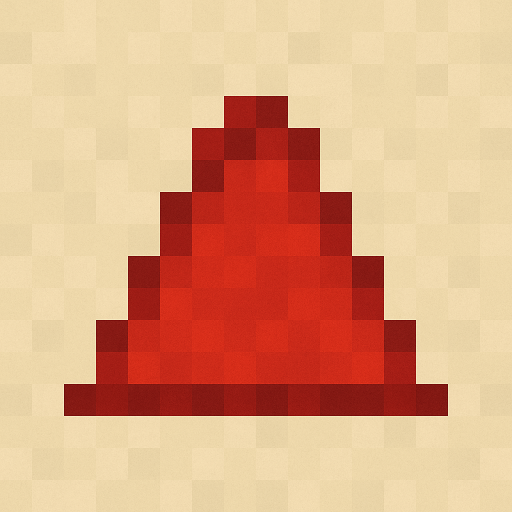
#> input picture input/20250610_1843_Red Triangle Pixel Art_simple_compose_01jxeafmtye8v8zpqyn290t9nb.png, 1024 x 1024 px (shown at 1/2 size); its folder holds 8 pictures in this run
$ python test_all_images.py
#> lines starting #> are read from the running program, lines starting #| are printed output that depends on the picture; after the words box and inside, x2 and y2 are one past the last pixel; in counts of white or black regions, pixels touching at a corner belong together
### src/grid_tests.py
"""
Grid Detection and Validation Tests

This module implements the testing methodology documented in notes/testing_methodology.md
for validating grid detection accuracy and artifact removal in pixel art reconstruction.
"""

import numpy as np
import cv2
from PIL import Image, ImageDraw
from scipy import ndimage
from scipy.signal import find_peaks
from collections import Counter
from typing import Tuple, List, Optional
import matplotlib.pyplot as plt


class GridDetectionTests:
    """Test suite for grid size and offset accuracy."""

    def __init__(self, image: np.ndarray):
        """
        Initialize with input image.

        Args:
            image: Input image as numpy array (H, W, 3) in RGB format
        """
        self.image = image
        self.gray = cv2.cvtColor(image, cv2.COLOR_RGB2GRAY) if len(image.shape) == 3 else image

    def visual_grid_overlay(self, cell_size: int, offset: Tuple[int, int] = (0, 0),
                           color: Tuple[int, int, int] = (255, 0, 255)) -> np.ndarray:
        """
        Draw detected grid lines on top of the original image.

        This is the most important sanity check - allows instant visual verification
        of whether the grid aligns with the visual blocks.

        Args:
            cell_size: Size of each grid cell in pixels
            offset: (x_offset, y_offset) grid alignment offset
            color: RGB color for grid lines

        Returns:
            Image with grid overlay
        """
        overlay = self.image.copy()
        height, width = overlay.shape[:2]
        x_offset, y_offset = offset

        # Draw vertical lines
        for x in range(x_offset, width, cell_size):
            cv2.line(overlay, (x, 0), (x, height), color, 1)

        # Draw horizontal lines
        for y in range(y_offset, height, cell_size):
            cv2.line(overlay, (0, y), (width, y), color, 1)

        return overlay

    def boundary_edge_scoring(self, cell_size: int, offset: Tuple[int, int] = (0, 0)) -> float:
        """
        Count edge transitions that align with grid boundaries.

        Higher scores indicate better grid alignment with actual image structure.

        Args:
            cell_size: Size of each grid cell
            offset: Grid offset

        Returns:
            Score representing grid boundary alignment quality
        """
        height, width = self.gray.shape
        x_offset, y_offset = offset
        score = 0

        # Check vertical grid lines
        for x in range(x_offset, width - 1, cell_size):
            if x < width - 1:
                # Count color differences across this vertical line
                left_col = self.gray[:, x]
                right_col = self.gray[:, x + 1]
                score += np.sum(np.abs(left_col.astype(int) - right_col.astype(int)) > 10)

        # Check horizontal grid lines
        for y in range(y_offset, height - 1, cell_size):
            if y < height - 1:
                # Count color differences across this horizontal line
                top_row = self.gray[y, :]
                bottom_row = self.gray[y + 1, :]
                score += np.sum(np.abs(top_row.astype(int) - bottom_row.astype(int)) > 10)

        return score

    def edge_projection_peak_analysis(self, edge_threshold: int = 50) -> Tuple[int, int]:
        """
        Find cell size using edge projection and peak spacing analysis.

        This is the most robust method for finding true cell_size, even with
        noise, anti-aliasing, and non-integer scaling.

        Args:
            edge_threshold: Threshold for edge detection

        Returns:
            (horizontal_cell_size, vertical_cell_size) tuple
        """
        # Edge detection
        edges = cv2.Canny(self.gray, edge_threshold, edge_threshold * 2)

        # Create projections by summing edges along each axis
        horizontal_projection = np.sum(edges, axis=0)  # Sum along rows -> column peaks
        vertical_projection = np.sum(edges, axis=1)    # Sum along columns -> row peaks

        def find_modal_spacing(projection: np.ndarray) -> int:
            """Find the most common spacing between peaks."""
            # Find peaks in projection
            peaks, _ = find_peaks(projection, height=np.max(projection) * 0.1)

            if len(peaks) < 2:
                return 0

            # Calculate spacings between consecutive peaks
            spacings = np.diff(peaks)

            if len(spacings) == 0:
                return 0

            # Find most common spacing
            spacing_counts = Counter(spacings)
            modal_spacing = spacing_counts.most_common(1)[0][0]

            return modal_spacing

        h_cell_size = find_modal_spacing(horizontal_projection)
        v_cell_size = find_modal_spacing(vertical_projection)

        return h_cell_size, v_cell_size

    def intra_block_variance(self, cell_size: int, offset: Tuple[int, int] = (0, 0)) -> float:
        """
        Calculate color variance within grid blocks.

        Correct grid size should have lowest internal variance as it aligns
        with flat-color areas. Perfect for distinguishing correct grid from sub-multiples.

        Args:
            cell_size: Size of each grid cell
            offset: Grid offset

        Returns:
            Average variance within all blocks
        """
        height, width = self.gray.shape
        x_offset, y_offset = offset
        variances = []

        # Analyze each grid block
        for y in range(y_offset, height - cell_size, cell_size):
            for x in range(x_offset, width - cell_size, cell_size):
                # Extract block
                block = self.gray[y:y+cell_size, x:x+cell_size]

                # Calculate variance within this block
                if block.size > 0:
                    variances.append(np.var(block))

        return np.mean(variances) if variances else float('inf')


class ArtifactTests:
    """Test suite for artifacts and stray pixel detection/correction."""

    # [235 lines left out: functions __init__, logical_neighbor_majority_vote, high_resolution_difference_overlay, block_difference_stray_filter, run_comprehensive_grid_analysis, not called in this run]


# [12 lines that do not run on import are left out]

### test_all_images.py
#!/usr/bin/env python3
"""
Test all simulated pixel art images to find optimal grid parameters.
"""

import sys
import os
sys.path.append('src')

import numpy as np
from PIL import Image
from grid_tests import GridDetectionTests

def test_image(image_path, name):
    """Test a single image."""
    print(f"\n{'='*50}")
    print(f"TESTING: {name}")
    print(f"{'='*50}")

    image = np.array(Image.open(image_path))
    tests = GridDetectionTests(image)

    print(f"Image shape: {image.shape}")

    # Test common pixel art grid sizes
    candidate_sizes = [16, 24, 32, 40, 48, 64]

    results = []
    for cell_size in candidate_sizes:
        edge_score = tests.boundary_edge_scoring(cell_size)
        variance = tests.intra_block_variance(cell_size)
        results.append((cell_size, edge_score, variance))

        # Save overlay
        overlay = tests.visual_grid_overlay(cell_size)
        os.makedirs("output", exist_ok=True)
        Image.fromarray(overlay).save(f"output/{name}_grid_{cell_size}px.png")

    # Show results
    print("Size | Edge Score | Variance")
    print("-----|------------|----------")
    best_edge_score = max(r[1] for r in results)
    best_variance = min(r[2] for r in results)

    for cell_size, edge_score, variance in results:
        marker = ""
        if edge_score == best_edge_score:
            marker += " <-- BEST EDGE"
        if variance == best_variance:
            marker += " <-- BEST VARIANCE"
        print(f"{cell_size:3d}px | {edge_score:8.1f} | {variance:8.2f}{marker}")

    # Edge projection
    h_cell, v_cell = tests.edge_projection_peak_analysis(edge_threshold=100)
    print(f"Edge projection detected: {h_cell}x{v_cell}")

    return results

def main():
    """Test all images."""
    print("PIXEL ART GRID ANALYSIS")
    print("=======================")

    # Map of files to short names
    image_map = {
        '20250610_1843_Red Triangle Pixel Art_simple_compose_01jxeafmtye8v8zpqyn290t9nb.png': 'triangle',
        '20250610_2049_Green Smiley Pixel Art_simple_compose_01jxehphg7fjhrc4gy66858g3k.png': 'smiley',
        '20250610_2037_Pixel Gold Star_simple_compose_01jxegz6xsfk6bc9dng8a92zhs.png': 'star',
        '20250329_2258_Flytrap Pollen Close-Up_remix_01jqjt2qw9fmvaj968ftkvmvfx.png': 'flytrap'
    }

    all_results = {}

    for filename, name in image_map.items():
        image_path = os.path.join('input', filename)
        if os.path.exists(image_path):
            results = test_image(image_path, name)
#> in test_image, image is the input picture: shape (1024, 1024, 3); mean R, G, B 221.4, 166.5, 130.9
#> in __init__, `self.gray = cv2.cvtColor(image, cv2.COLOR_RGB2GRAY) if len(image.shape..`:
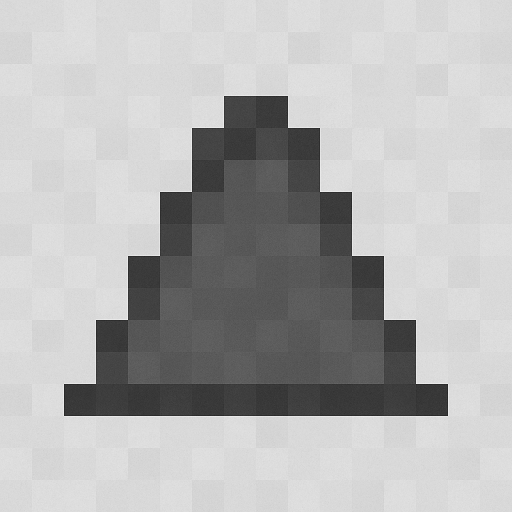
#> self.gray: shape (1024, 1024) (shown at 1/2 size); min 25, max 252, mean 178.9
#| Image shape: (1024, 1024, 3)
#> the loop in test_image, `for cell_size in candidate_sizes:` made 6 passes
#> (edge_score, variance) on passes 1 to 6: (3947, 10.8), (1567, 280.9), (3528, 11.17), (775, 458.4), (1289, 521.3), (3327, 11.68)
#> pass 1, in test_image, `overlay = tests.visual_grid_overlay(cell_size)`:
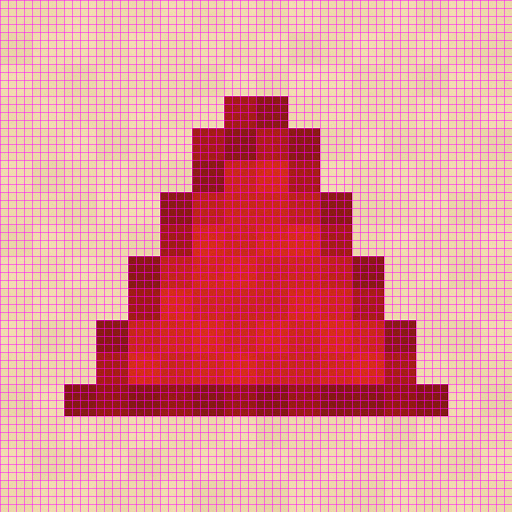
#> overlay: shape (1024, 1024, 3) (shown at 1/2 size); mean R, G, B 225.5, 146.3, 145.9
#> pass 2, in test_image, `overlay = tests.visual_grid_overlay(cell_size)`:
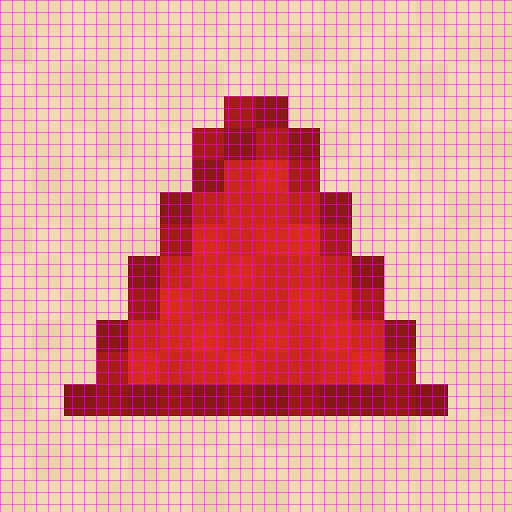
#> overlay: shape (1024, 1024, 3) (shown at 1/2 size); mean R, G, B 224.2, 152.8, 141.1
#> pass 3, in test_image, `overlay = tests.visual_grid_overlay(cell_size)`:
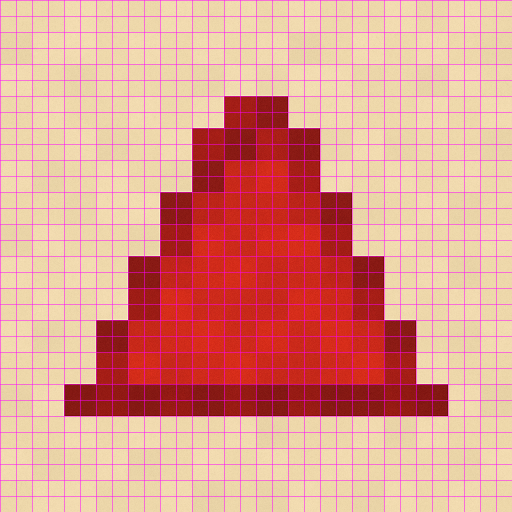
#> overlay: shape (1024, 1024, 3) (shown at 1/2 size); mean R, G, B 223.5, 156.2, 138.5
#> after the loop in test_image, `for cell_size in candidate_sizes:`:
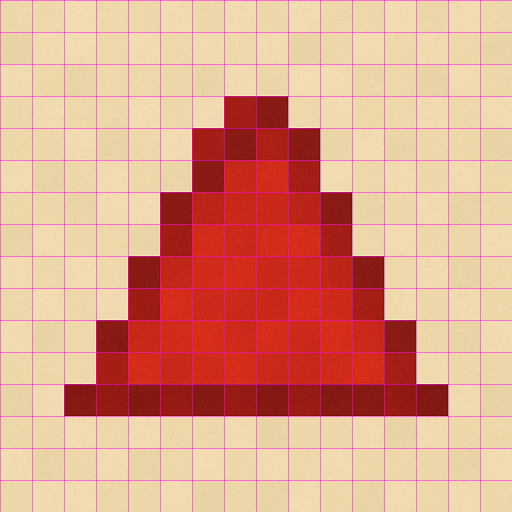
#> overlay: shape (1024, 1024, 3) (shown at 1/2 size); mean R, G, B 222.5, 161.3, 134.7
#> after the loop in test_image, `for cell_size in candidate_sizes:`: results = [(16, 3947, 10.8), (24, 1567, 280.9), (32, 3528, 11.17), (40, 775, 458.4), (48, 1289, 521.3), (64, 3327, 11.68)]
#> in test_image, `best_edge_score = max(r[1] for r in results)`: best_edge_score = 3947
#> in test_image, `best_variance = min(r[2] for r in results)`: best_variance = 10.8
#> the loop in test_image, `for cell_size, edge_score, variance in results:` made 6 passes
#|  16px |   3947.0 |    10.80 <-- BEST EDGE <-- BEST VARIANCE
#|  24px |   1567.0 |   280.89
#|  32px |   3528.0 |    11.17
#|  40px |    775.0 |   458.40
#|  48px |   1289.0 |   521.28
#|  64px |   3327.0 |    11.68
#> in edge_projection_peak_analysis, `edges = cv2.Canny(self.gray, edge_threshold, edge_threshold * 2)`:
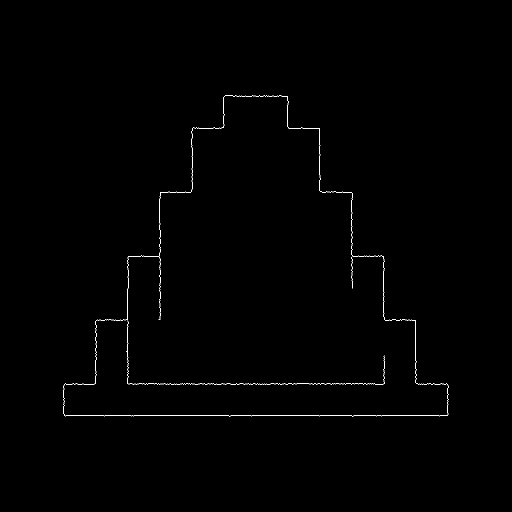
#> edges: shape (1024, 1024) (shown at 1/2 size); 0.35% white in thin lines or dots, all inside (x1, y1, x2, y2) = (127, 191, 897, 833)
#> in edge_projection_peak_analysis, `horizontal_projection = np.sum(edges, axis=0)`: horizontal_projection = 1024 values, max 46665 at index 255, min 0 at index 0, mean 917.2
#> in edge_projection_peak_analysis, `vertical_projection = np.sum(edges, axis=1)`: vertical_projection = 1024 values, max 192015 at index 831, min 0 at index 0, mean 917.2
#> in find_modal_spacing, `peaks, _ = find_peaks(projection, height=np.max(projection) * 0.1)`: peaks = [127, 191, 255, 320, 384, 447, 575, 639, 703, 767, 831, 895]
#> in find_modal_spacing, `spacings = np.diff(peaks)`: spacings = [64, 64, 65, 64, 63, 128, 64, 64, 64, 64, 64]
#> in find_modal_spacing, `spacing_counts = Counter(spacings)`: spacing_counts = {64: 8, 65: 1, 63: 1, 128: 1}
#> in find_modal_spacing, `modal_spacing = spacing_counts.most_common(1)[0][0]`: modal_spacing = 64
#> in edge_projection_peak_analysis, `v_cell_size = find_modal_spacing(vertical_projection)`: v_cell_size = 128
#> in test_image, `h_cell, v_cell = tests.edge_projection_peak_analysis(edge_threshold=100)`: h_cell = 64; v_cell = 128
#| Edge projection detected: 64x128
            all_results[name] = results
        else:
            print(f"Warning: {filename} not found")
#> pass 2 of the loop in main, `for filename, name in image_map.items():`:
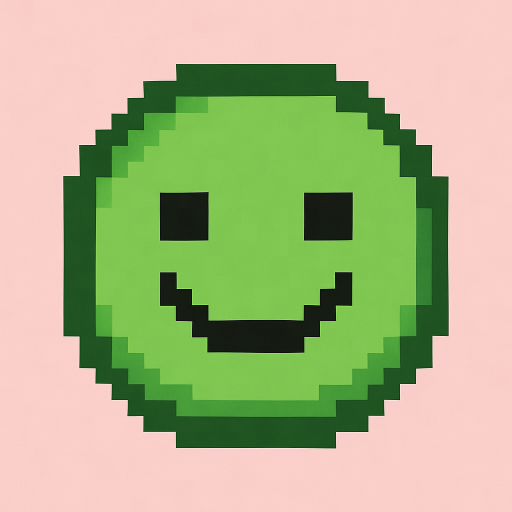
#> input picture input/20250610_2049_Green Smiley Pixel Art_simple_compose_01jxehphg7fjhrc4gy66858g3k.png, 1024 x 1024 px (shown at 1/2 size)
#> in test_image, image is the input picture: shape (1024, 1024, 3); mean R, G, B 172.9, 179.3, 135
#> in __init__ (call 2), `self.gray = cv2.cvtColor(image, cv2.COLOR_RGB2GRAY) if len(image.shape..`:
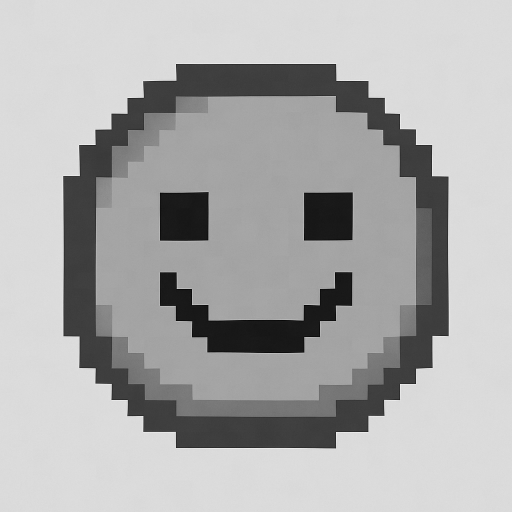
#> self.gray: shape (1024, 1024) (shown at 1/2 size); min 0, max 255, mean 172.3
#| Image shape: (1024, 1024, 3)
#> the loop in test_image (call 2), `for cell_size in candidate_sizes:` made 6 passes
#> (edge_score, variance) on passes 1 to 6: (7061, 121.2), (2289, 533), (7057, 131.2), (1369, 825.7), (2288, 950.6), (4052, 843.6)
#> after the loop in test_image (call 2), `for cell_size in candidate_sizes:`: results = [(16, 7061, 121.2), (24, 2289, 533), (32, 7057, 131.2), (40, 1369, 825.7), (48, 2288, 950.6), (64, 4052, 843.6)]
#> best_edge_score = 7061
#> in test_image (call 2), `best_variance = min(r[2] for r in results)`: best_variance = 121.2
#> the loop in test_image (call 2), `for cell_size, edge_score, variance in results:` made 6 passes
#> (printed output is left out)
#> in edge_projection_peak_analysis (call 2), `edges = cv2.Canny(self.gray, edge_threshold, edge_threshold * 2)`:
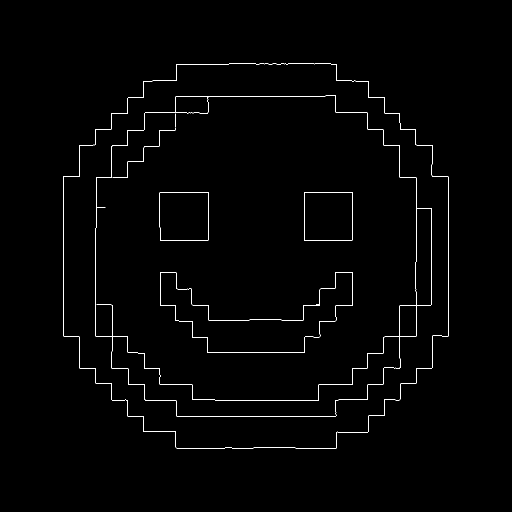
#> edges: shape (1024, 1024) (shown at 1/2 size); 0.88% white in thin lines or dots, all inside (x1, y1, x2, y2) = (126, 127, 898, 897)
#> horizontal_projection = 1024 values, max 74205 at index 832, min 0 at index 0, mean 2309.7
#> vertical_projection = 1024 values, max 80325 at index 800, min 0 at index 0, mean 2309.7
#> h_cell_size = 32
#> v_cell_size = 33
#> h_cell = 32; v_cell = 33
#| Edge projection detected: 32x33
#> pass 3 of the loop in main, `for filename, name in image_map.items():`:
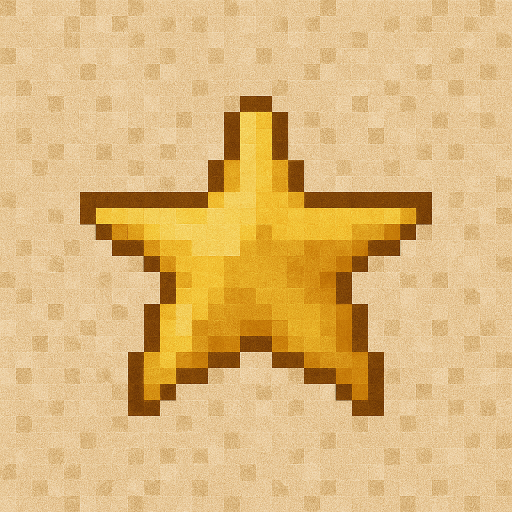
#> input picture input/20250610_2037_Pixel Gold Star_simple_compose_01jxegz6xsfk6bc9dng8a92zhs.png, 1024 x 1024 px (shown at 1/2 size)
#> in test_image, image is the input picture: shape (1024, 1024, 3); mean R, G, B 221.4, 184, 122.4
#> in __init__ (call 3), `self.gray = cv2.cvtColor(image, cv2.COLOR_RGB2GRAY) if len(image.shape..`:
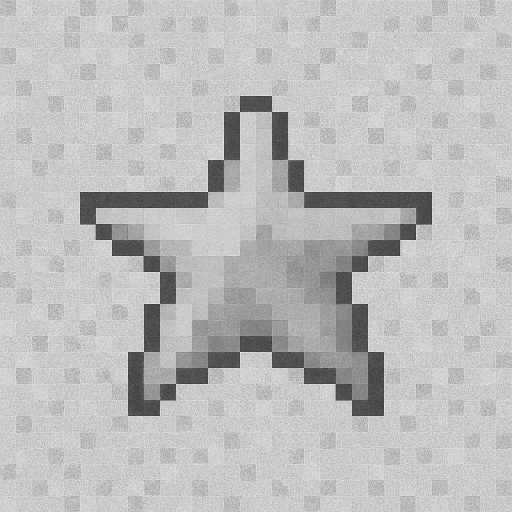
#> self.gray: shape (1024, 1024) (shown at 1/2 size); min 24, max 252, mean 188.2
#| Image shape: (1024, 1024, 3)
#> the loop in test_image (call 3), `for cell_size in candidate_sizes:` made 6 passes
#> (edge_score, variance) on passes 1 to 6: (71941, 186.4), (46691, 425.4), (38301, 187.8), (27989, 661.7), (24603, 613.3), (18891, 727.3)
#> after the loop in test_image (call 3), `for cell_size in candidate_sizes:`: results = [(16, 71941, 186.4), (24, 46691, 425.4), (32, 38301, 187.8), (40, 27989, 661.7), (48, 24603, 613.3), (64, 18891, 727.3)]
#> best_edge_score = 71941
#> in test_image (call 3), `best_variance = min(r[2] for r in results)`: best_variance = 186.4
#> the loop in test_image (call 3), `for cell_size, edge_score, variance in results:` made 6 passes
#> (printed output is left out)
#> in edge_projection_peak_analysis (call 3), `edges = cv2.Canny(self.gray, edge_threshold, edge_threshold * 2)`:
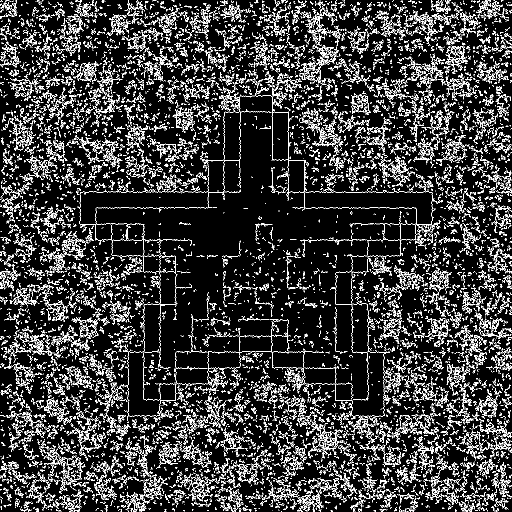
#> edges: shape (1024, 1024) (shown at 1/2 size); 13.6% white in thin lines or dots
#> horizontal_projection = 1024 values, max 90780 at index 544, min 13515 at index 0, mean 35519.7
#> vertical_projection = 1024 values, max 122910 at index 384, min 7905 at index 424, mean 35519.7
#> h_cell_size = 2
#| Edge projection detected: 2x2
#> the loop made 4 passes; the first 3 are shown

    # Summary
    print(f"\n{'='*50}")
    print("SUMMARY")
    print(f"{'='*50}")

    for name, results in all_results.items():
        best_edge = max(results, key=lambda x: x[1])
        best_variance = min(results, key=lambda x: x[2])

        print(f"{name.upper()}:")
        print(f"  Best edge score: {best_edge[0]}px (score: {best_edge[1]:.1f})")
        print(f"  Best variance: {best_variance[0]}px (var: {best_variance[2]:.2f})")

        if best_edge[0] == best_variance[0]:
            print(f"  --> RECOMMENDED: {best_edge[0]}px (both metrics agree)")
        else:
            print(f"  --> Consider: {best_edge[0]}px or {best_variance[0]}px")
#> this loop made 4 passes
#> (printed output is left out)

if __name__ == "__main__":
    main()
